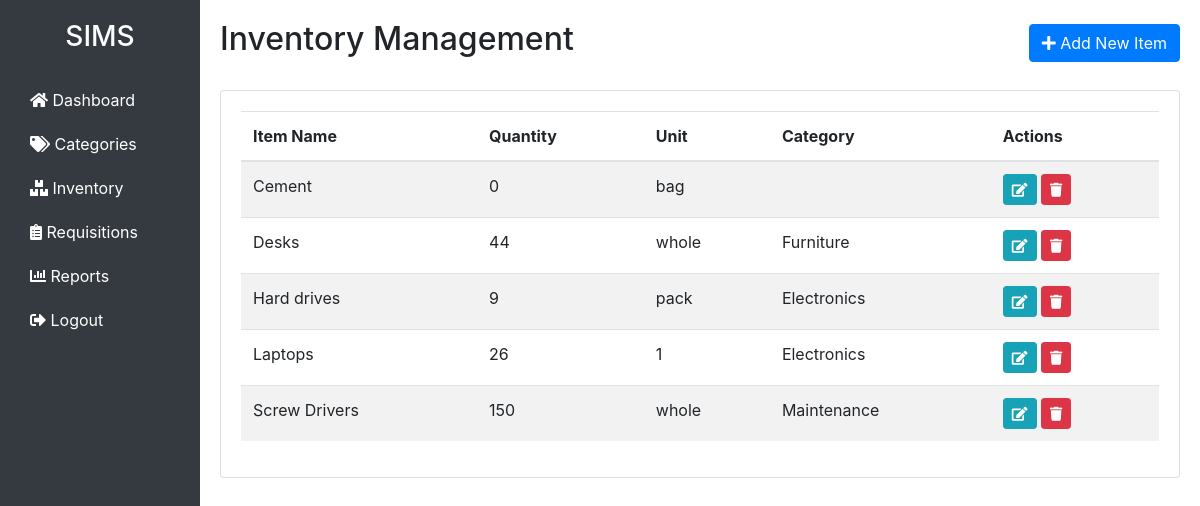
Page /inventory.php (signed in) on the committed database.
### tables this page shows
CREATE TABLE IF NOT EXISTS inventory (
    id INT NOT NULL PRIMARY KEY AUTO_INCREMENT,
    item_name VARCHAR(100) NOT NULL,
    quantity INT NOT NULL DEFAULT 0,
    unit VARCHAR(20) NOT NULL,
    category_id INT NOT NULL,
    created_at DATETIME DEFAULT CURRENT_TIMESTAMP,
    updated_at DATETIME DEFAULT CURRENT_TIMESTAMP ON UPDATE CURRENT_TIMESTAMP,
    FOREIGN KEY (category_id) REFERENCES categories(id),
    INDEX idx_quantity (quantity),
    INDEX idx_category (category_id)
);

CREATE TABLE IF NOT EXISTS categories (
    id INT NOT NULL PRIMARY KEY AUTO_INCREMENT,
    name VARCHAR(50) NOT NULL UNIQUE,
    description TEXT,
    created_at DATETIME DEFAULT CURRENT_TIMESTAMP
);

### inventory.php (the view, shortened to what this page needs)
<?php
require_once "config/database.php";
$sql = "SELECT i.*, c.name as category_name
        FROM inventory i
        LEFT JOIN categories c ON i.category_id = c.id
        ORDER BY i.item_name ASC";
$result = mysqli_query($conn, $sql);
?>
<!DOCTYPE html>
<html lang="en">
<head>
    <link rel="stylesheet" href="https://stackpath.bootstrapcdn.com/bootstrap/4.5.2/css/bootstrap.min.css">
    <link rel="stylesheet" href="https://cdnjs.cloudflare.com/ajax/libs/font-awesome/5.15.4/css/all.min.css">
</head>
<body>
    <div class="container-fluid">
        <div class="row">
            <div class="col-md-2 sidebar">
                <h3 class="text-white text-center mb-4">SIMS</h3>
                <nav>
                    <a href="dashboard.php"><i class="fas fa-home"></i> Dashboard</a>
                    <a href="categories.php"><i class="fas fa-tags"></i> Categories</a>
                    <a href="inventory.php"><i class="fas fa-boxes"></i> Inventory</a>
                    <a href="requisition.php"><i class="fas fa-clipboard-list"></i> Requisitions</a>
                    <a href="reports.php"><i class="fas fa-chart-bar"></i> Reports</a>
                    <a href="logout.php"><i class="fas fa-sign-out-alt"></i> Logout</a>
                </nav>
            </div>
            <div class="col-md-10 content">
                <div class="d-flex justify-content-between align-items-center mb-4">
                    <h2>Inventory Management</h2>
                    <button type="button" class="btn btn-primary" data-toggle="modal" data-target="#addItemModal">
                        <i class="fas fa-plus"></i> Add New Item
                    </button>
                </div>
                <div class="card">
                    <div class="card-body">
                        <div class="table-responsive">
                            <table class="table table-striped">
                                <thead>
                                    <tr>
                                        <th>Item Name</th>
                                        <th>Quantity</th>
                                        <th>Unit</th>
                                        <th>Category</th>
                                        <th>Actions</th>
                                    </tr>
                                </thead>
                                <tbody>
                                    <?php
                                    if(mysqli_num_rows($result) > 0){
                                        while($row = mysqli_fetch_assoc($result)){
                                            echo "<tr>";
                                            echo "<td>" . htmlspecialchars($row['item_name']) . "</td>";
                                            echo "<td>" . htmlspecialchars($row['quantity']) . "</td>";
                                            echo "<td>" . htmlspecialchars($row['unit']) . "</td>";
                                            echo "<td>" . htmlspecialchars($row['category_name']) . "</td>";
                                            echo "<td>
                                                    <button class='btn btn-sm btn-info' onclick='editItem(" . $row['id'] . ")'><i class='fas fa-edit'></i></button>
                                                    <button class='btn btn-sm btn-danger' onclick='deleteItem(" . $row['id'] . ")'><i class='fas fa-trash'></i></button>
                                                  </td>";
                                            echo "</tr>";
                                        }
                                    } else {
                                        echo "<tr><td colspan='5' class='text-center'>No items found</td></tr>";
                                    }
                                    ?>
                                </tbody>
                            </table>
                        </div>
                    </div>
                </div>
            </div>
        </div>
    </div>
</body>
</html>

### inventory.php (style rules this page uses)
.sidebar { height: 100vh; background-color: #343a40; padding-top: 20px; }
.sidebar a { color: white; text-decoration: none; padding: 10px 15px; display: block; }
.content { padding: 20px; }

### rows in the picture
inventory: item_name "Cement", quantity "0", unit "bag"
inventory: item_name "Desks", quantity "44", unit "whole", category.name "Furniture"
inventory: item_name "Hard drives", quantity "9", unit "pack", category.name "Electronics"
inventory: item_name "Laptops", quantity "26", unit "1", category.name "Electronics"
inventory: item_name "Screw Drivers", quantity "150", unit "whole", category.name "Maintenance"
